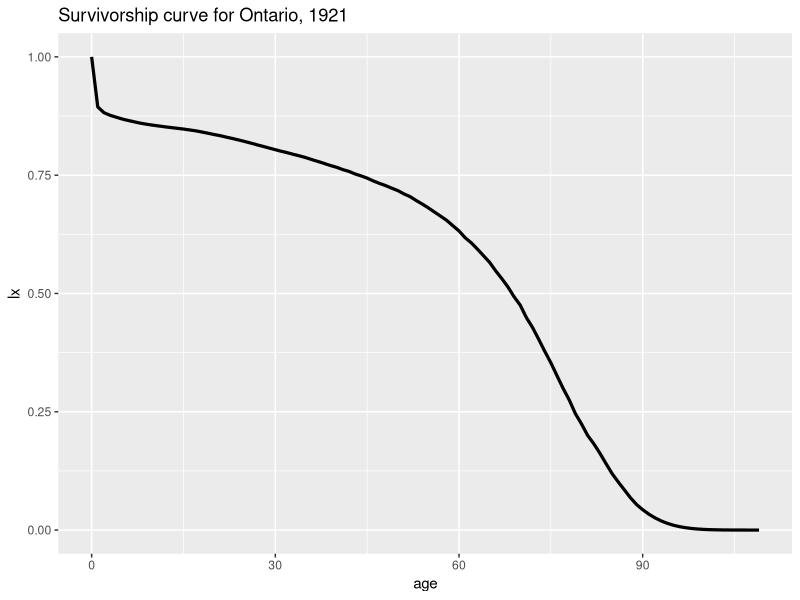
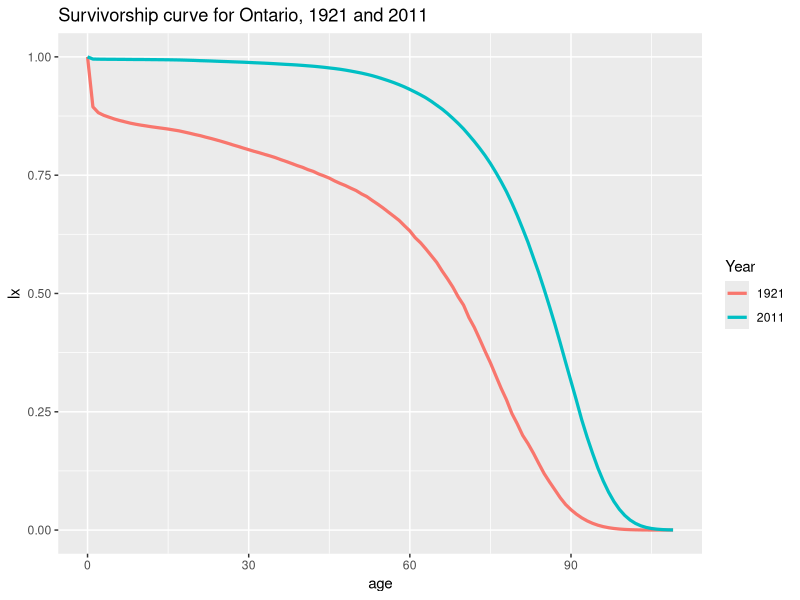
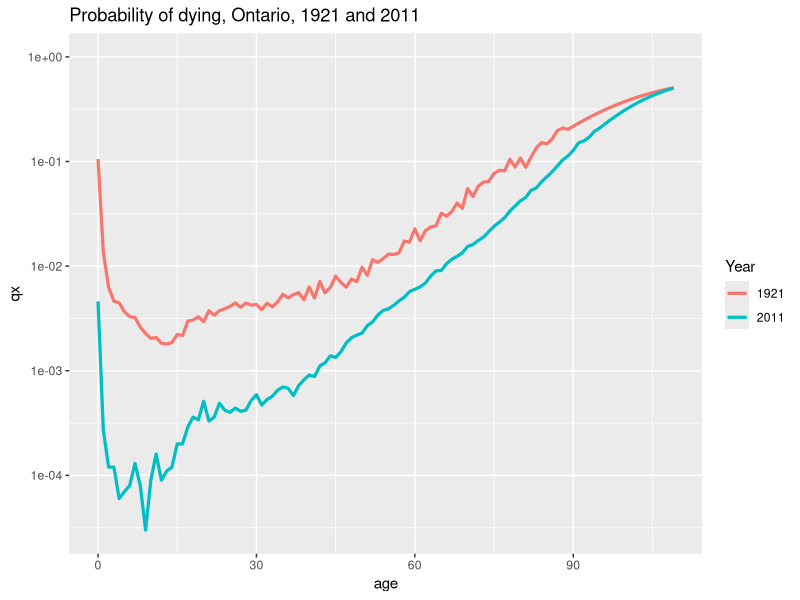
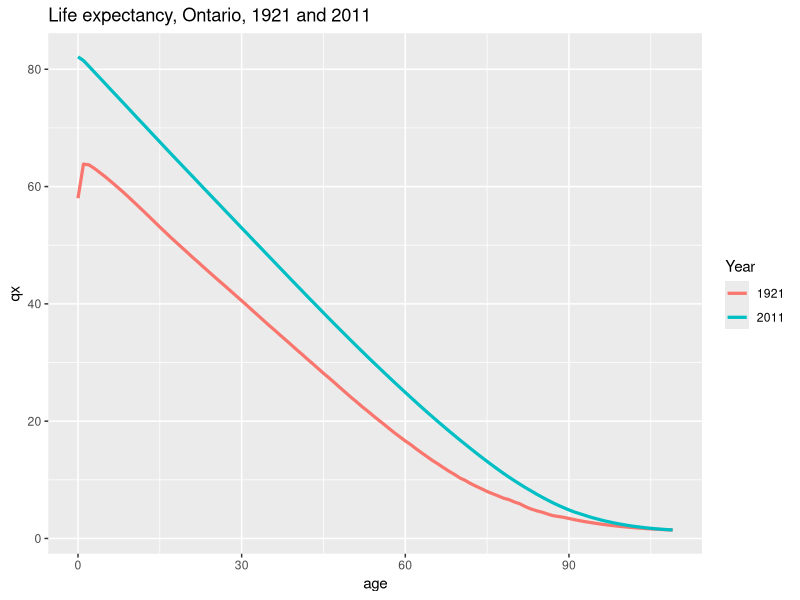
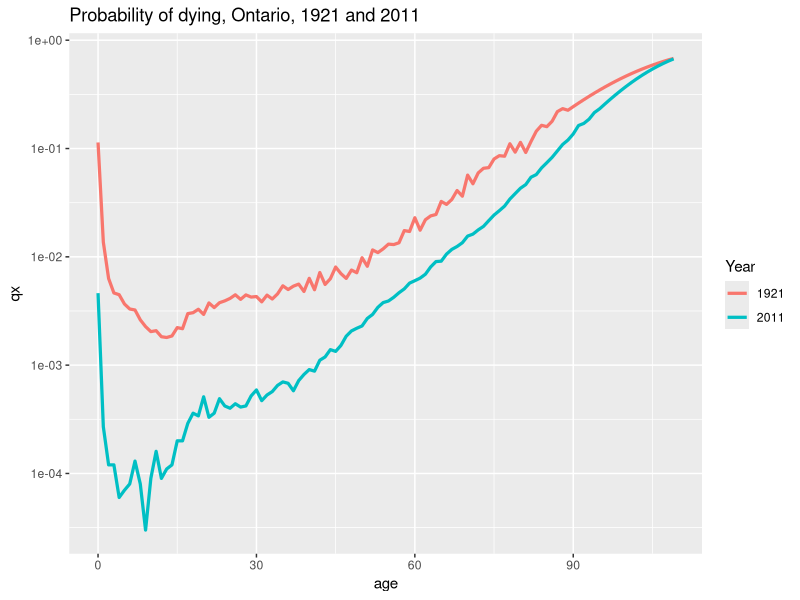
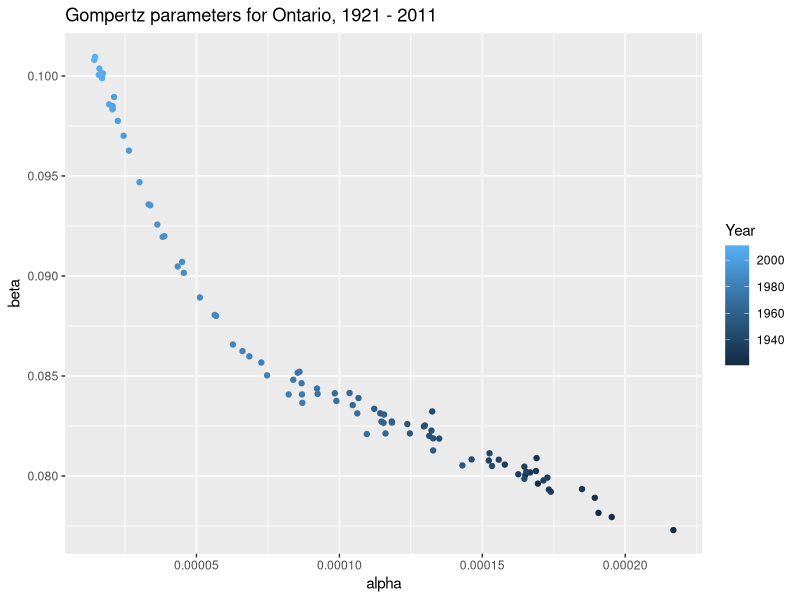
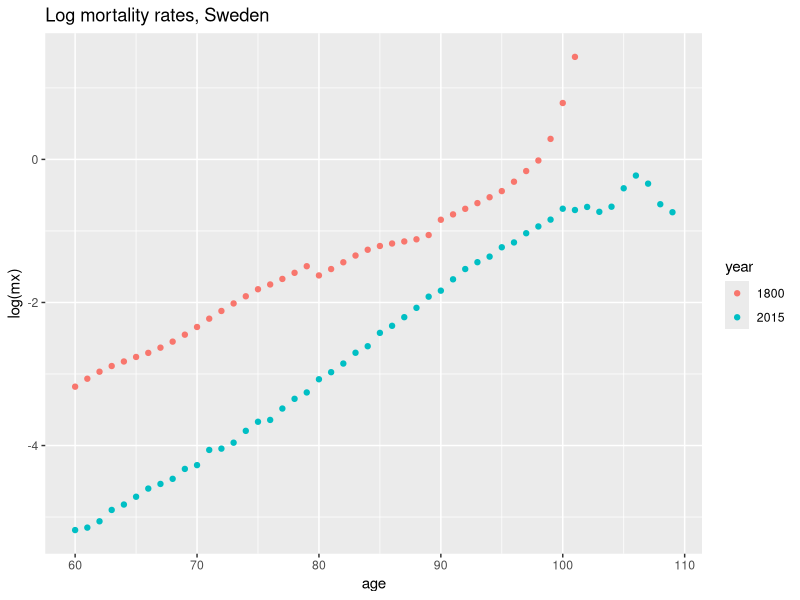
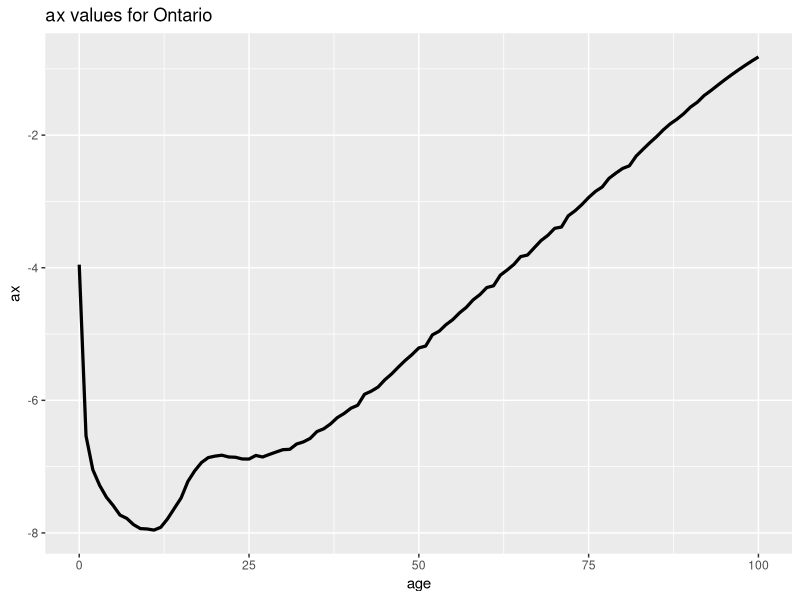

R code for these plots, in order:
## ---- chunk 1
knitr::opts_chunk$set(echo = TRUE, message = FALSE, warning = FALSE)
## ---- chunk 2
library(tidyverse)
library(here)
## ---- chunk 3
dm <- read_table(here("data", "ON_bltper_1x1.txt"), skip = 2)
head(dm)
## ---- chunk 4
dm %>% 
  filter(Year==1921) %>% 
  select(Age, lx) %>% 
  ggplot(aes(as.numeric(Age), lx/100000)) + geom_line(lwd = 1.1) + 
  ylab("lx") + xlab("age") + 
  ggtitle("Survivorship curve for Ontario, 1921") 
ggsave(here("plots", "ON_lx_1921.pdf"))
## ---- chunk 5
dm %>% 
  filter(Year==1921|Year==2011) %>% 
  mutate(Year = factor(Year)) %>% 
  ggplot(aes(as.numeric(Age), lx/100000, color = Year)) + geom_line(lwd = 1.1) + 
  ylab("lx") + xlab("age") + 
  ggtitle("Survivorship curve for Ontario, 1921 and 2011") 
ggsave(here("plots", "ON_lx_1921_2011.pdf"))
## ---- chunk 6
dm %>% 
  filter(Year==1921|Year==2011) %>% 
  mutate(Year = factor(Year)) %>% 
  ggplot(aes(as.numeric(Age), qx, color = Year)) + geom_line(lwd = 1.1) + 
  ylab("qx") + xlab("age") + 
  ggtitle("Probability of dying, Ontario, 1921 and 2011") + 
  scale_y_log10()
ggsave(here("plots", "ON_qx_1921_2011.pdf"))
## ---- chunk 7
dm %>% 
  filter(Year==1921|Year==2011) %>% 
  mutate(Year = factor(Year)) %>% 
  ggplot(aes(as.numeric(Age), ex, color = Year)) + geom_line(lwd = 1.1) + 
  ylab("qx") + xlab("age") + 
  ggtitle("Life expectancy, Ontario, 1921 and 2011") 
ggsave(here("plots", "ON_ex_1921_2011.pdf"))
## ---- chunk 8
dm %>% 
  filter(Year==1921|Year==2011) %>% 
  mutate(Year = factor(Year)) %>% 
  ggplot(aes(as.numeric(Age), mx, color = Year)) + geom_line(lwd = 1.1) + 
  ylab("qx") + xlab("age") + 
  ggtitle("Probability of dying, Ontario, 1921 and 2011") + 
  scale_y_log10()
ggsave(here("plots", "ON_mx_1921_2011.pdf"))
## ---- chunk 9
dm %>% 
  mutate(age = as.numeric(Age)) %>% 
  filter(age>49) %>% 
  select(Year, age, mx) %>% 
  mutate(log_mx = log(mx)) %>% 
  group_by(Year) %>% 
  summarise(alpha = exp((lm(log_mx~age))$coefficients[1]), beta = (lm(log_mx~age))$coefficients[2]) %>% 
  ggplot(aes(alpha, beta, color = Year)) + geom_point() +
  ggtitle("Gompertz parameters for Ontario, 1921 - 2011")
ggsave(here("plots", "ON_gompertz.pdf"))
## ---- chunk 10
ds <- read_table(here("data", "SWE_Mx_1x1.txt"), skip = 2)
head(ds)
## ---- chunk 11
ds %>% 
  filter(Year==2015|Year==1800) %>% 
  mutate(age = as.numeric(Age), mx = as.numeric(Total), year = as.factor(Year)) %>% 
  filter(age>59) %>% 
  ggplot(aes(age, log(mx), color = year)) + geom_point() + 
  ggtitle("Log mortality rates, Sweden")
ggsave(here("plots", "SWE_log_mx.pdf"))
## ---- chunk 12
m_tx <- dm %>% 
  select(Year, Age, mx) %>% 
  mutate(age = as.numeric(Age)) %>% 
  filter(age < 101) %>% 
  select(-Age) %>% 
  spread(age, mx) %>% 
  select(-Year) %>% 
  as.matrix()

ages <- 0:100
years <- unique(dm$Year)
## ---- chunk 13

logm_tx <- log(m_tx)
ax <- apply(logm_tx, 2, mean)
## ---- chunk 14
swept_logm_tx <- sweep(logm_tx, 2, ax)

svd_mx <- svd(swept_logm_tx)

bx <- svd_mx$v[, 1]/sum(svd_mx$v[, 1])
kt <- svd_mx$d[1] * svd_mx$u[, 1] * sum(svd_mx$v[, 1])

## ---- chunk 15
# plot ax

lc_age_df <- tibble(age = ages, ax = ax, bx = bx)
lc_time_df <- tibble(year = years, kt = kt)

ggplot(lc_age_df, aes(age, ax)) + 
  geom_line(lwd = 1.1) + 
  ggtitle("ax values for Ontario")
ggsave(here("plots", "ON_ax.pdf"))

ggplot(lc_age_df, aes(age, bx)) + 
  geom_line(lwd = 1.1) + 
  ggtitle("bx values for Ontario")
ggsave(here("plots", "ON_bx.pdf"))

ggplot(lc_time_df, aes(year, kt)) + 
  geom_line(lwd = 1.1) + 
  ggtitle("kt values for Ontario")
ggsave(here("plots", "ON_kt.pdf"))
## ---- chunk 16
data_and_res <- dm %>% 
  select(Year, Age, mx) %>% 
  mutate(age = as.numeric(Age), year = Year) %>% 
  filter(age < 101) %>% 
  select(-Age, -Year) %>% 
  mutate(log_mx = log(mx)) %>% 
  left_join(lc_age_df) %>% 
  left_join(lc_time_df) %>% 
  mutate(lc_fit = ax + bx*kt)

data_and_res %>% 
  filter(year %in% c(1921, 1951, 1981, 2011)) %>% 
  ggplot(aes(age, log_mx)) + geom_point() + facet_grid(~year) + 
  geom_line(aes(age, lc_fit), color = "red") + 
  ggtitle("Data and fits for Ontario")
ggsave(here("plots", "ON_lc.pdf"))

